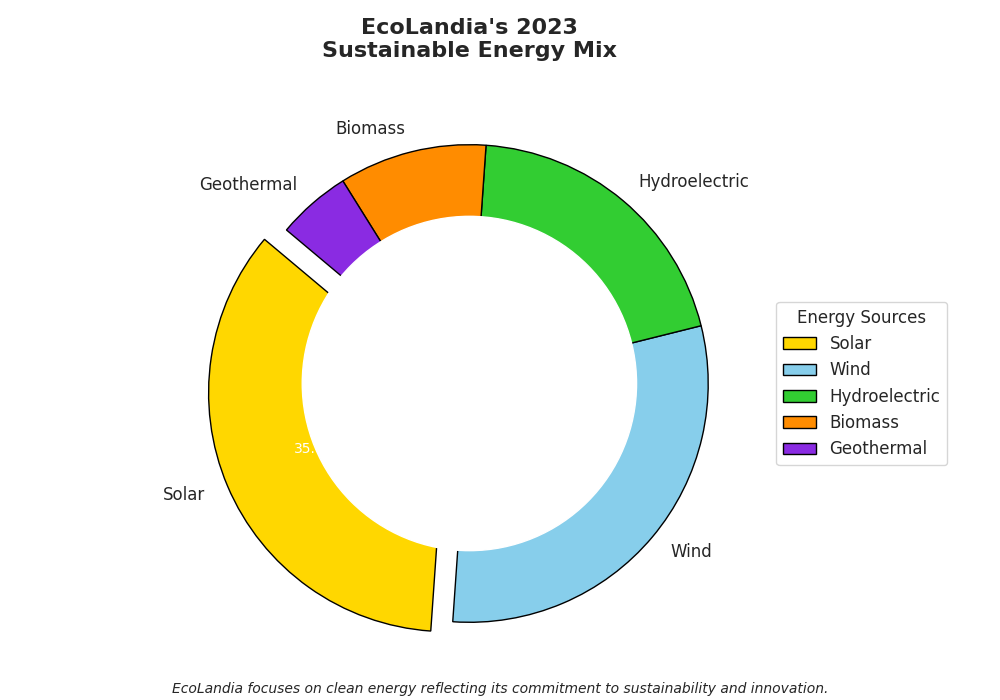

Python code for this plot:
import matplotlib.pyplot as plt

energy_sources = ['Solar', 'Wind', 'Hydroelectric', 'Biomass', 'Geothermal']
energy_proportions = [35, 30, 20, 10, 5]
colors = ['#FFD700', '#87CEEB', '#32CD32', '#FF8C00', '#8A2BE2']
explode = (0.1, 0, 0, 0, 0)

fig, ax = plt.subplots(figsize=(10, 7))
wedges, texts, autotexts = ax.pie(energy_proportions, labels=energy_sources, autopct='%1.1f%%', startangle=140, 
                                  colors=colors, explode=explode, wedgeprops={'edgecolor': 'black', 'linewidth': 1})

for text in texts:
    text.set_fontsize(12)
for autotext in autotexts:
    autotext.set_fontsize(10)
    autotext.set_color('white')

# Draw a circle at the center of pie to make it a donut
centre_circle = plt.Circle((0,0), 0.70, fc='white')
fig.gca().add_artist(centre_circle)

plt.title('EcoLandia\'s 2023\nSustainable Energy Mix', fontsize=16, fontweight='bold', pad=20)
plt.legend(wedges, energy_sources, title="Energy Sources", loc="center left", bbox_to_anchor=(1, 0.5), fontsize=12)
plt.figtext(0.5, 0.01, "EcoLandia focuses on clean energy reflecting its commitment to sustainability and innovation.",
            ha="center", fontsize=10, fontstyle='italic')

plt.tight_layout()
plt.show()
